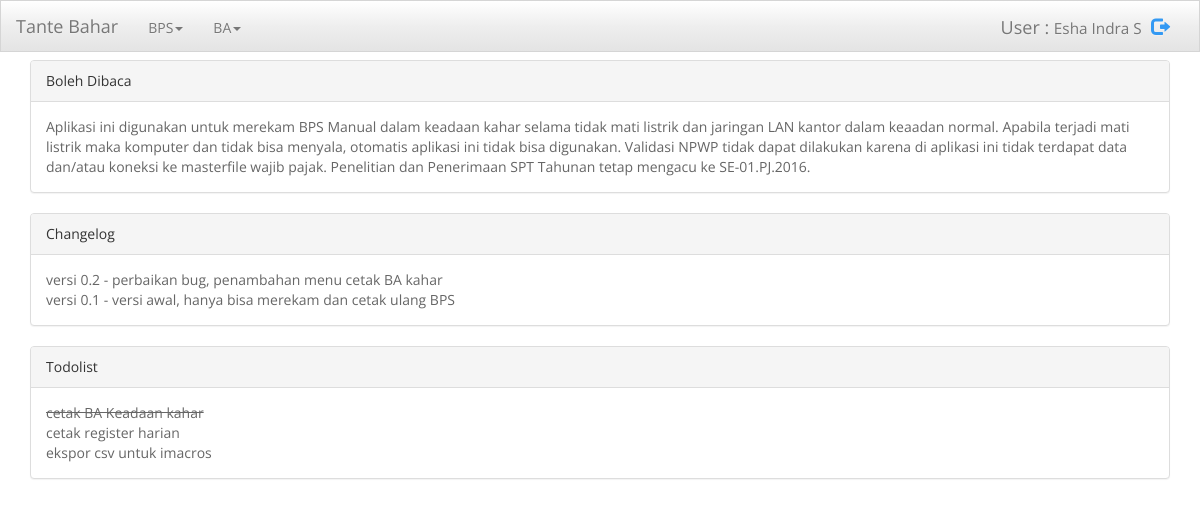
Screenshot of / (signed in) with the database file from the repository.
### tables this page shows
CREATE TABLE IF NOT EXISTS `menu` (
  `id` tinyint(2) NOT NULL,
  `parent` tinyint(3) NOT NULL,
  `link` varchar(255) NOT NULL,
  `definisi` varchar(255) NOT NULL,
  `seksi` tinyint(1) NOT NULL,
  `role` tinyint(1) NOT NULL
);

CREATE TABLE IF NOT EXISTS `user` (
  `nip` varchar(9) NOT NULL,
  `nippanjang` varchar(18) NOT NULL,
  `nama` varchar(100) NOT NULL,
  `password` int(6) NOT NULL,
  `seksi` int(1) NOT NULL,
  `role` tinyint(1) NOT NULL
);

### session.php (called while the page is built, shortened)
<?php
$user_check=$_SESSION['login_user'];
$ses_sql=mysqli_query($connection, "select nip,nama,seksi,role from user where nip='$user_check' limit 1");
$row = mysqli_fetch_assoc($ses_sql);
$login_session =$row['nama'];
$login_seksi =$row['seksi'];
$login_role = $_SESSION['role'];
?>

### menuuser.php (the view, shortened to what this page needs)
<?php
include('session.php');
if($login_role > 0){
$querymenu = mysqli_query($connection, "select * from menu where parent = 0 and seksi = '$login_seksi' and role = '$login_role' order by id desc");
while($rowmenu = mysqli_fetch_assoc($querymenu)){
	$menudef = $rowmenu['definisi'];
	echo '
	<li class="dropdown"><a class="dropdown-toggle" data-toggle="dropdown" href="#">'.$menudef.'<span class="caret"></span></a>
	<ul class="dropdown-menu">
	';
	echo '</ul>';
}
echo '</li>';
}
?>

### profile.php
<div class="navbar-brand">
User : <small><?php echo $login_session; ?></small>&nbsp;
<a href="logout.php"><span class="glyphicon glyphicon-log-out"></span></a>
</div>

### rows the page displays
menu: definisi "BPS"
menu: definisi "BA"
user: nama "Esha Indra S"

### other values shown
$namaapp "Tante Bahar"
